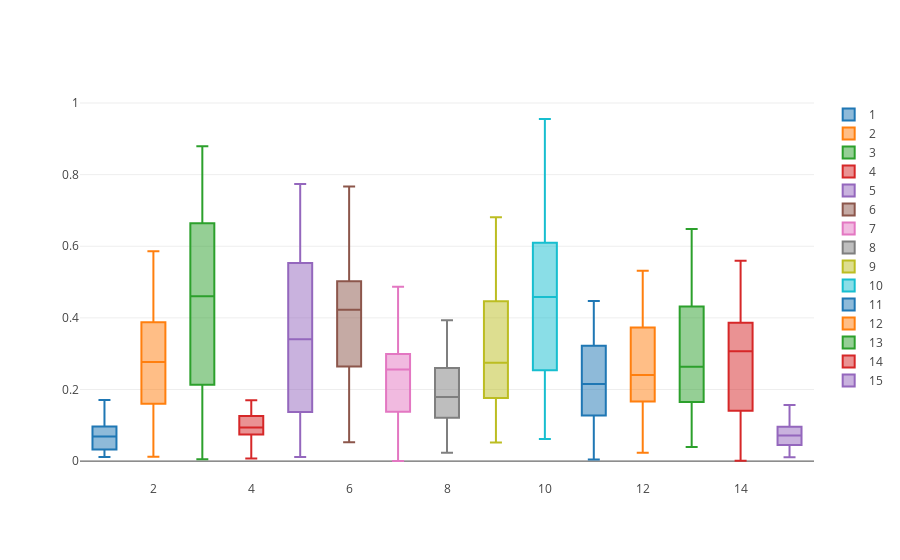

The code cell stored with this chart in its notebook:
### Code cell
data = []
for i in range(len(qui_t)):
    trace = go.Box(
        y = qui_t[i],
        name = str(i + 1)
    )

    data.append(trace)

iplot(data)
